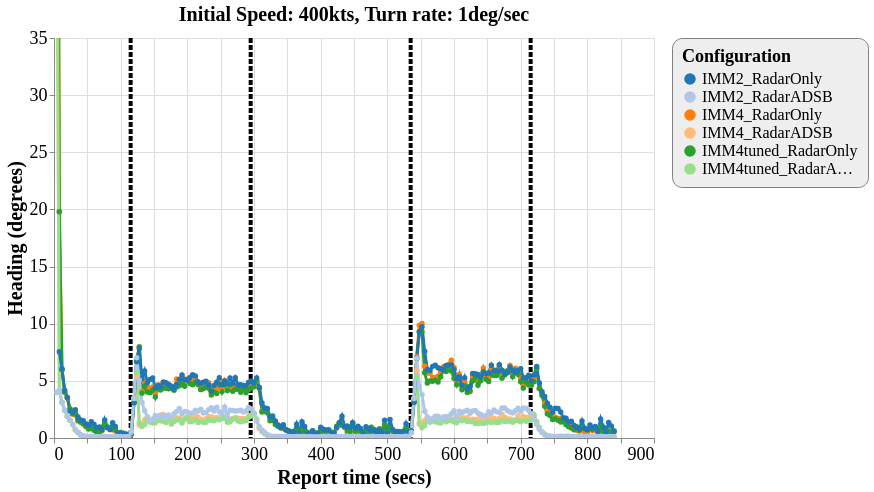

Vega-Lite specification stored for this chart:
### Vega-Lite specification from a JSON file in a GitHub repository (floating-point values rounded to 4 significant figures; data arrays with more than 128 entries replaced by an {"elided": "..."} marker saying what was removed)
{"config": {"view": {"continuousWidth": 600, "continuousHeight": 400}, "axisX": {"labelFontSize": 18, "titleFontSize": 20}, "axisY": {"labelFontSize": 18, "titleFontSize": 20}, "font": "Times New Roman", "legend": {"cornerRadius": 10, "fillColor": "#EEEEEE", "labelFontSize": 16, "padding": 10, "strokeColor": "gray", "titleFontSize": 18}, "title": {"fontSize": 20}}, "layer": [{"data": {"name": "data-b0ef4c6667be0908cb94be1aa26bd823"}, "mark": {"type": "rule", "strokeDash": [5, 2], "strokeWidth": 4}, "encoding": {"color": {"type": "nominal", "field": "color", "scale": null}, "x": {"type": "quantitative", "field": "tt"}}}, {"data": {"name": "data-40e053f8187f42daae4b67de953e2182"}, "mark": {"type": "line", "point": true, "strokeWidth": 3}, "encoding": {"color": {"type": "ordinal", "field": "config", "scale": {"scheme": "category20"}, "sort": ["IMM2_RadarOnly", "IMM2_RadarADSB", "IMM4_RadarOnly", "IMM4_RadarADSB", "IMM4tuned_RadarOnly", "IMM4tuned_RadarADSB"], "title": "Configuration"}, "x": {"type": "quantitative", "field": "time", "title": "Report time (secs)"}, "y": {"type": "quantitative", "field": "rmse_hdg", "scale": {"domain": [0, 35], "zero": false}, "title": "Heading (degrees)"}}, "selection": {"selector114": {"type": "interval", "bind": "scales", "encodings": ["x", "y"]}}, "title": "Initial Speed: 400kts, Turn rate: 1deg/sec"}], "$schema": "https://vega.github.io/schema/vega-lite/v4.8.1.json", "datasets": {"data-b0ef4c6667be0908cb94be1aa26bd823": [{"tt": 115, "color": "black"}, {"tt": 295, "color": "black"}, {"tt": 535, "color": "black"}, {"tt": 715, "color": "black"}], "data-40e053f8187f42daae4b67de953e2182": {"elided": "1259 records"}}}
